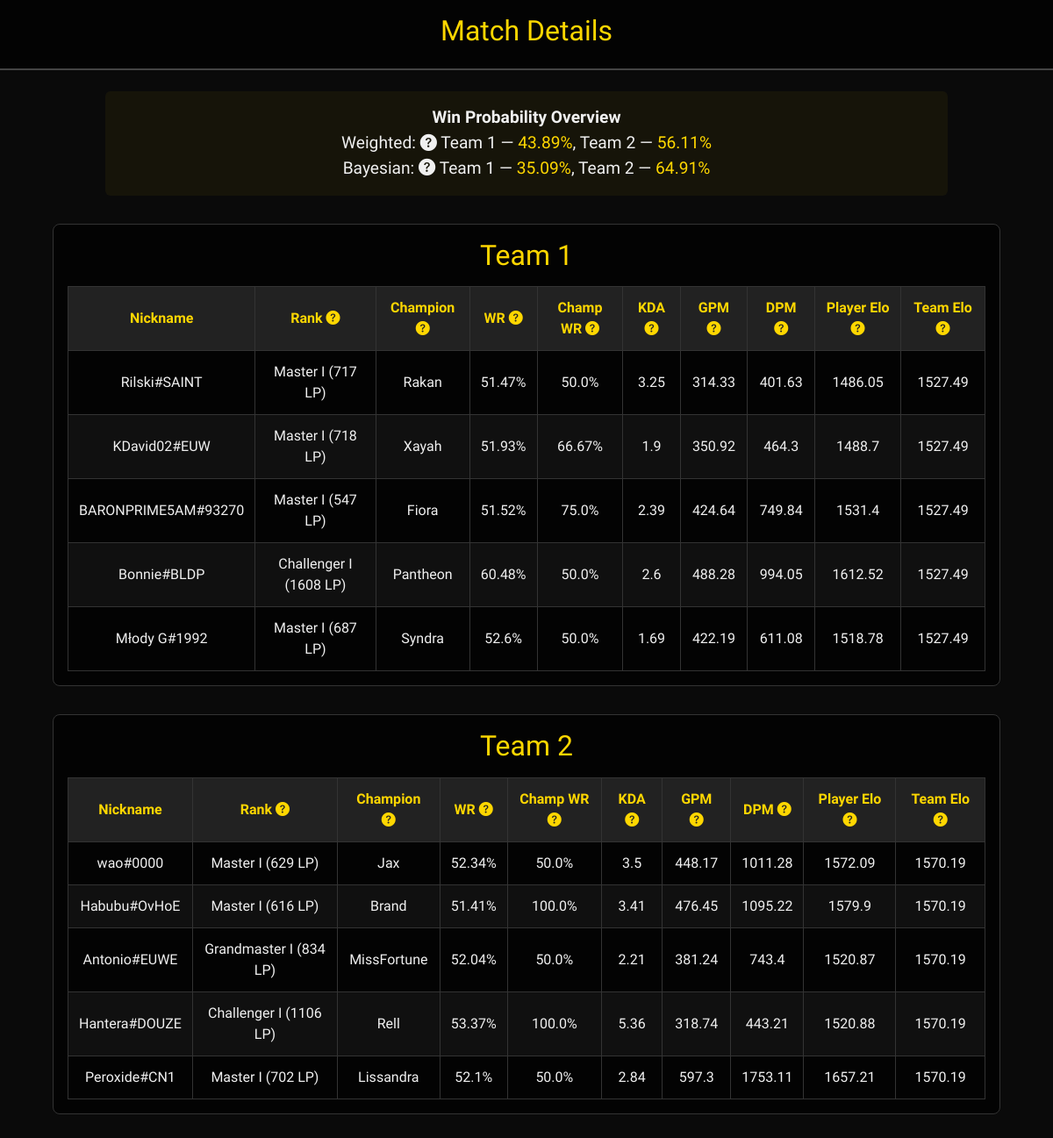
Screenshot of /match/49 with the database file from the repository.
### tables this page shows
CREATE TABLE matches (
            match_id INTEGER PRIMARY KEY AUTOINCREMENT,
            summoner TEXT NOT NULL,
            server TEXT NOT NULL,
            timestamp TEXT NOT NULL,
            team1_win_probability REAL,
            team2_win_probability REAL,
            team1_win_probability_bayes REAL,
            team2_win_probability_bayes REAL
        );

CREATE TABLE players (
            player_id INTEGER PRIMARY KEY AUTOINCREMENT,
            match_id INTEGER NOT NULL,
            nickname TEXT NOT NULL,
            champion TEXT NOT NULL,
            rank TEXT,
            general_winrate REAL,
            champion_winrate REAL,
            kda REAL,
            gold_per_minute REAL,
            damage_per_minute REAL,
            FOREIGN KEY (match_id) REFERENCES matches(match_id)
        );

### app.py (the view)
@app.route('/match/<int:match_id>')
def match_details(match_id):
    match = get_match_by_id(match_id)
    players = get_match_data(match_id)
    return render_template("match_details.html", match=match, players=players)

### database.py (called while the page is built)
def get_match_by_id(match_id):
    conn = sqlite3.connect(DB_PATH)
    cursor = conn.cursor()
    cursor.execute("""
        SELECT * FROM matches WHERE match_id = ?
    """, (match_id,))
    match = cursor.fetchone()
    conn.close()
    return match

### elo_calculator.py (called while the page is built)
def convert_rank_to_elo(rank_str):
    match = re.match(r"(\w+) (\d) \((\d+)LP\)", rank_str)
    if not match:
        return 1500  # Fallback Elo for unranked or invalid format
    tier, division, lp = match.groups()
    base = rank_values.get(tier, 1500)
    bonus = (4 - int(division)) * 50  # Division I is best
    return base + int(lp) + bonus

def z_score(value, metric):
    try:
        value = float(value)
    except:
        value = pop_means[metric]
    return (value - pop_means[metric]) / pop_std[metric]

def calculate_player_elo(player):
    rank_elo = convert_rank_to_elo(player.get("rank", "Unranked"))
    winrate_z = z_score(player.get("general_winrate", 50), "win_rate")
    kda_z = z_score(player.get("kda", 2.5), "kda")
    gpm_z = z_score(player.get("gold_per_minute", 400), "gold_per_minute")
    dpm_z = z_score(player.get("damage_per_minute", 500), "damage_per_minute")
    total_elo = rank_elo
    total_elo += winrate_z * stat_weights["win_rate"]
    total_elo += kda_z * stat_weights["kda"]
    total_elo += gpm_z * stat_weights["gold_per_minute"]
    total_elo += dpm_z * stat_weights["damage_per_minute"]
    return total_elo

### templates/match_details.html (shortened to what this page needs)
<!DOCTYPE html>
<html lang="en">
<head>
  <link href="https://cdn.jsdelivr.net/npm/bootstrap@5.3.0/dist/css/bootstrap.min.css" rel="stylesheet">
  <link href="https://cdn.jsdelivr.net/npm/bootstrap-icons@1.10.5/font/bootstrap-icons.css" rel="stylesheet">
</head>
<body>
<header>
  <h1>Match Details</h1>
</header>
<div class="overview">
  <strong>Win Probability Overview</strong><br>
  Weighted:
<span data-bs-toggle="tooltip" data-bs-html="true" title="
<strong>Weighted Win Probability</strong><br>
This prediction is based purely on the average Elo of both teams. Each player's Elo is calculated using their solo queue rank and adjusted for performance stats like win rate, KDA, gold per minute, and damage per minute.
<br><br>
The formula used is adapted from the classic Elo system (similar to chess):<br>
<em>P = 1 / (1 + 10^((Elo_team2 - Elo_team1)/400))</em><br><br>
This value assumes that past performance is the best predictor of future performance, without factoring in uncertainty or sample size.
">
  <i class="bi bi-question-circle-fill"></i>
</span>
  Team 1 — <span style="color: gold;">{{ match[4] }}%</span>, Team 2 — <span style="color: gold;">{{ match[5] }}%</span><br>
  Bayesian:
<span data-bs-toggle="tooltip" data-bs-html="true" title="
<strong>Bayesian Win Probability</strong><br>
This prediction enhances the weighted Elo method by introducing statistical confidence. It takes into account not just the average Elo of each team, but also how consistent and trustworthy that Elo is.
<br><br>
If players have high variance in performance or limited recent match data, the Bayesian model becomes more cautious and 'hedges' the prediction.
<br><br>
This approach uses a normal distribution-based Bayesian formula that calculates the probability of Team 1 outperforming Team 2 based on both mean Elo and team variance.
">
  <i class="bi bi-question-circle-fill"></i>
</span>
  Team 1 — <span style="color: gold;">{{ match[6] }}%</span>, Team 2 — <span style="color: gold;">{{ match[7] }}%</span>
</div>
{% for team, title, players in [("Team 1", "Team 1", players[:5]), ("Team 2", "Team 2", players[5:])] %}
<div class="team-section">
  <h2>{{ title }}</h2>
  <table>
    <thead>
      <tr>
        <th>Nickname</th>
        <th>Rank
          <span data-bs-toggle="tooltip" title="Player's current solo queue rank (e.g., Gold I, Challenger).">
            <i class="bi bi-question-circle-fill"></i>
          </span>
        </th>
        <th>Champion
          <span data-bs-toggle="tooltip" title="Champion the player is using in this live match.">
            <i class="bi bi-question-circle-fill"></i>
          </span>
        </th>
        <th>WR
          <span data-bs-toggle="tooltip" title="Player's overall ranked win rate from recent games.">
            <i class="bi bi-question-circle-fill"></i>
          </span>
        </th>
        <th>Champ WR
          <span data-bs-toggle="tooltip" title="Win rate on this specific champion based on recent matches.">
            <i class="bi bi-question-circle-fill"></i>
          </span>
        </th>
        <th>KDA
          <span data-bs-toggle="tooltip" title="Kill/Death/Assist ratio. Higher is better.">
            <i class="bi bi-question-circle-fill"></i>
          </span>
        </th>
        <th>GPM
          <span data-bs-toggle="tooltip" title="Gold Per Minute. Measures income efficiency.">
            <i class="bi bi-question-circle-fill"></i>
          </span>
        </th>
        <th>DPM
          <span data-bs-toggle="tooltip" title="Damage Per Minute. Measures average damage dealt to champions.">
            <i class="bi bi-question-circle-fill"></i>
          </span>
        </th>
        <th>Player Elo
          <span data-bs-toggle="tooltip" title="Calculated from solo queue rank, adjusted using stats like WR, KDA, GPM, DPM. Represents skill level of individual player.">
            <i class="bi bi-question-circle-fill"></i>
          </span>
        </th>
        <th>Team Elo
          <span data-bs-toggle="tooltip" title="Average of all 5 player Elos. Used for probability calculations.">
            <i class="bi bi-question-circle-fill"></i>
          </span>
        </th>
      </tr>
    </thead>
    <tbody>
      {% for player in players %}
      <tr>
        <td>{{ player[0] }}</td>
        <td>{{ player[1] }}</td>
        <td>{{ player[2] }}</td>
        <td>{{ player[3] }}%</td>
        <td>{{ player[4] }}%</td>
        <td>{{ player[5] }}</td>
        <td>{{ player[6] }}</td>
        <td>{{ player[7] }}</td>
        <td>{{ player[8] }}</td>
        <td>{{ player[9] }}</td>
      </tr>
      {% endfor %}
    </tbody>
  </table>
</div>
{% endfor %}
</body>
</html>

### templates/match_details.html (style rules this page uses)
body { font-family: 'Beaufort for LOL', serif; margin: 0; background-color: #0a0a0a; color: #f0f0f0; background-size: cover; background-position: center; background-repeat: no-repeat; }
header { background-color: rgba(0, 0, 0, 0.7); padding: 1rem 2rem; border-bottom: 2px solid #444; text-align: center; }
h1 { color: gold; font-size: 2rem; }
.team-section { width: 90%; margin: 2rem auto; padding: 1rem; background-color: rgba(0, 0, 0, 0.7); border: 1px solid #333; border-radius: 8px; }
h2 { text-align: center; color: gold; margin-bottom: 1rem; }
.overview { text-align: center; font-size: 1.2rem; margin: 1.5rem auto; background-color: rgba(255, 215, 0, 0.05); padding: 1rem; border-radius: 6px; width: 80%; }
table { width: 100%; border-collapse: collapse; }
th, td { border: 1px solid #333; padding: 0.75rem; text-align: center; }
th { background-color: #222; color: gold; }
tr:nth-child(even) { background-color: rgba(255, 255, 255, 0.05); }

### rows the page displays
matches: team1_win_probability "43.89", team2_win_probability "56.11", team1_win_probability_bayes "35.09", team2_win_probability_bayes "64.91"
players: nickname "Rilski#SAINT", rank "Master I (717 LP)", champion "Rakan", general_winrate "51.47", champion_winrate "50.0", kda "3.25", gold_per_minute "314.33", damage_per_minute "401.63", player "1486.05", player "1527.49"
players: nickname "KDavid02#EUW", rank "Master I (718 LP)", champion "Xayah", general_winrate "51.93", champion_winrate "66.67", kda "1.9", gold_per_minute "350.92", damage_per_minute "464.3", player "1488.7", player "1527.49"
players: nickname "BARONPRIME5AM#93270", rank "Master I (547 LP)", champion "Fiora", general_winrate "51.52", champion_winrate "75.0", kda "2.39", gold_per_minute "424.64", damage_per_minute "749.84", player "1531.4", player "1527.49"
players: nickname "Bonnie#BLDP", rank "Challenger I (1608 LP)", champion "Pantheon", general_winrate "60.48", champion_winrate "50.0", kda "2.6", gold_per_minute "488.28", damage_per_minute "994.05", player "1612.52", player "1527.49"
players: nickname "Młody G#1992", rank "Master I (687 LP)", champion "Syndra", general_winrate "52.6", champion_winrate "50.0", kda "1.69", gold_per_minute "422.19", damage_per_minute "611.08", player "1518.78", player "1527.49"
players: nickname "wao#0000", rank "Master I (629 LP)", champion "Jax", general_winrate "52.34", champion_winrate "50.0", kda "3.5", gold_per_minute "448.17", damage_per_minute "1011.28", player "1572.09", player "1570.19"
players: nickname "Habubu#OvHoE", rank "Master I (616 LP)", champion "Brand", general_winrate "51.41", champion_winrate "100.0", kda "3.41", gold_per_minute "476.45", damage_per_minute "1095.22", player "1579.9", player "1570.19"
players: nickname "Antonio#EUWE", rank "Grandmaster I (834 LP)", champion "MissFortune", general_winrate "52.04", champion_winrate "50.0", kda "2.21", gold_per_minute "381.24", damage_per_minute "743.4", player "1520.87", player "1570.19"
players: nickname "Hantera#DOUZE", rank "Challenger I (1106 LP)", champion "Rell", general_winrate "53.37", champion_winrate "100.0", kda "5.36", gold_per_minute "318.74", damage_per_minute "443.21", player "1520.88", player "1570.19"
players: nickname "Peroxide#CN1", rank "Master I (702 LP)", champion "Lissandra", general_winrate "52.1", champion_winrate "50.0", kda "2.84", gold_per_minute "597.3", damage_per_minute "1753.11", player "1657.21", player "1570.19"

### other values shown
{{ title }} "Team 1" "Team 2"
